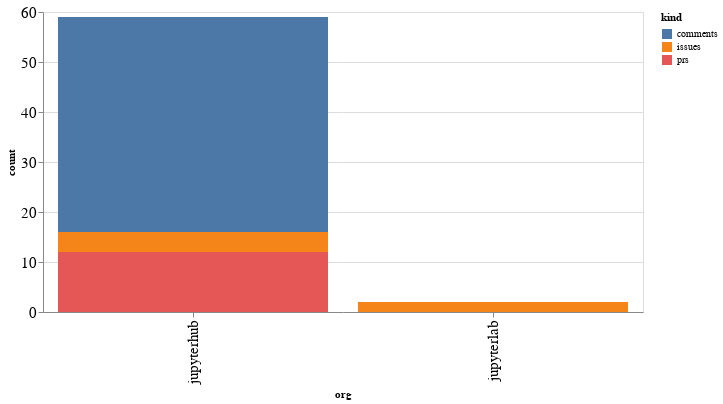

Here is the notebook cell this chart was saved with:
### Code cell
alt.Chart(org_summaries, width=600).mark_bar().encode(
    x='org',
    y='count',
    color='kind',
    tooltip="org"
)

### Figure 1 — Vega-Lite specification as saved in the notebook (floating-point values rounded to 4 significant figures)
{"config": {"axisLeft": {"labelFontSize": 15}, "axisBottom": {"labelFontSize": 15}}, "data": {"name": "data-9ee4c4fa6bada301efe7bc6a6f0231ee"}, "mark": "bar", "encoding": {"color": {"type": "nominal", "field": "kind"}, "tooltip": {"type": "nominal", "field": "org"}, "x": {"type": "nominal", "field": "org"}, "y": {"type": "quantitative", "field": "count"}}, "width": 600, "$schema": "https://vega.github.io/schema/vega-lite/v4.8.1.json", "datasets": {"data-9ee4c4fa6bada301efe7bc6a6f0231ee": [{"org": "jupyterhub", "kind": "comments", "count": 43}, {"org": "jupyterhub", "kind": "issues", "count": 4}, {"org": "jupyterhub", "kind": "prs", "count": 12}, {"org": "jupyterlab", "kind": "issues", "count": 2}]}}
